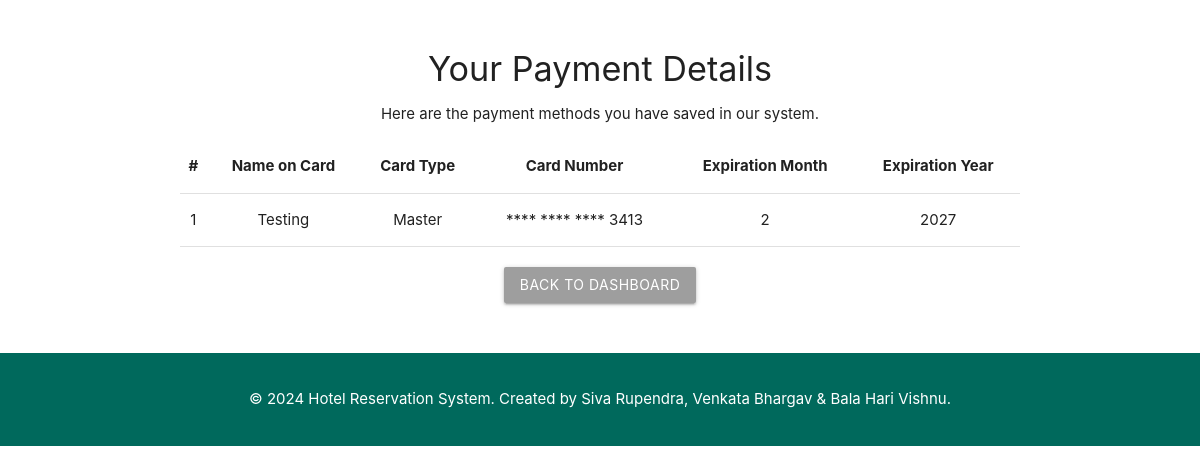
/payment/details/ (signed in), run on the app's committed database.
### hotel_app/models.py (models this page shows)
class PaymentDetail(models.Model):
    customer = models.ForeignKey(Customer, on_delete=models.CASCADE)
    name_on_card = models.CharField(max_length=120)
    card_type = models.CharField(max_length=60)
    card_number = models.CharField(max_length=18)  # Stored as a string for flexibility
    exp_month = models.PositiveSmallIntegerField(null=True, blank=True)
    exp_year = models.PositiveSmallIntegerField(null=True, blank=True)
    created_at = models.DateTimeField(default=timezone.now)
    updated_at = models.DateTimeField(auto_now=True)

### hotel_app/views.py (the view)
# urls.py: path('payment/details/', view_payment_details, name='view_payment_details'),  # View customer payment details
def view_payment_details(request):
    payment_details = PaymentDetail.objects.filter(customer=request.user)
    return render(request, 'view_payment_details.html', {'payment_details': payment_details})

### hotel_app/templates/view_payment_details.html (shortened to what this page needs)
<!DOCTYPE html>
<html lang="en">
<head>
    <link rel="stylesheet" href="https://cdnjs.cloudflare.com/ajax/libs/materialize/1.0.0/css/materialize.min.css">
</head>
<body>
<div class="container">
    <h4 class="center-align">Your Payment Details</h4>
    <p class="center-align">Here are the payment methods you have saved in our system.</p>
    <table class="highlight centered responsive-table">
        <thead>
            <tr>
                <th>#</th>
                <th>Name on Card</th>
                <th>Card Type</th>
                <th>Card Number</th>
                <th>Expiration Month</th>
                <th>Expiration Year</th>
            </tr>
        </thead>
        <tbody>
            {% for detail in payment_details %}
            <tr>
                <td>{{ forloop.counter }}</td>
                <td>{{ detail.name_on_card }}</td>
                <td>{{ detail.card_type }}</td>
                <td>**** **** **** {{ detail.card_number|slice:"-4:" }}</td>
                <td>{{ detail.exp_month }}</td>
                <td>{{ detail.exp_year }}</td>
            </tr>
            {% endfor %}
        </tbody>
    </table>
    <div class="center-align" style="margin-top: 20px;">
        <a href="/hotel/customer/home/" class="btn waves-effect waves-light grey">Back to Dashboard</a>
    </div>
</div>
<div class="footer">
    <p>&copy; 2024 Hotel Reservation System. Created by Siva Rupendra, Venkata Bhargav & Bala Hari Vishnu.</p>
</div>
</body>
</html>

### hotel_app/templates/view_payment_details.html (style rules this page uses)
.container { margin-top: 50px; }
.footer { background-color: #00695c; color: white; padding: 20px 0; text-align: center; margin-top: 50px; }

### data on the page
PaymentDetail: name_on_card "Testing", card_type "Master", card_number "3413", exp_month "2", exp_year "2027"
